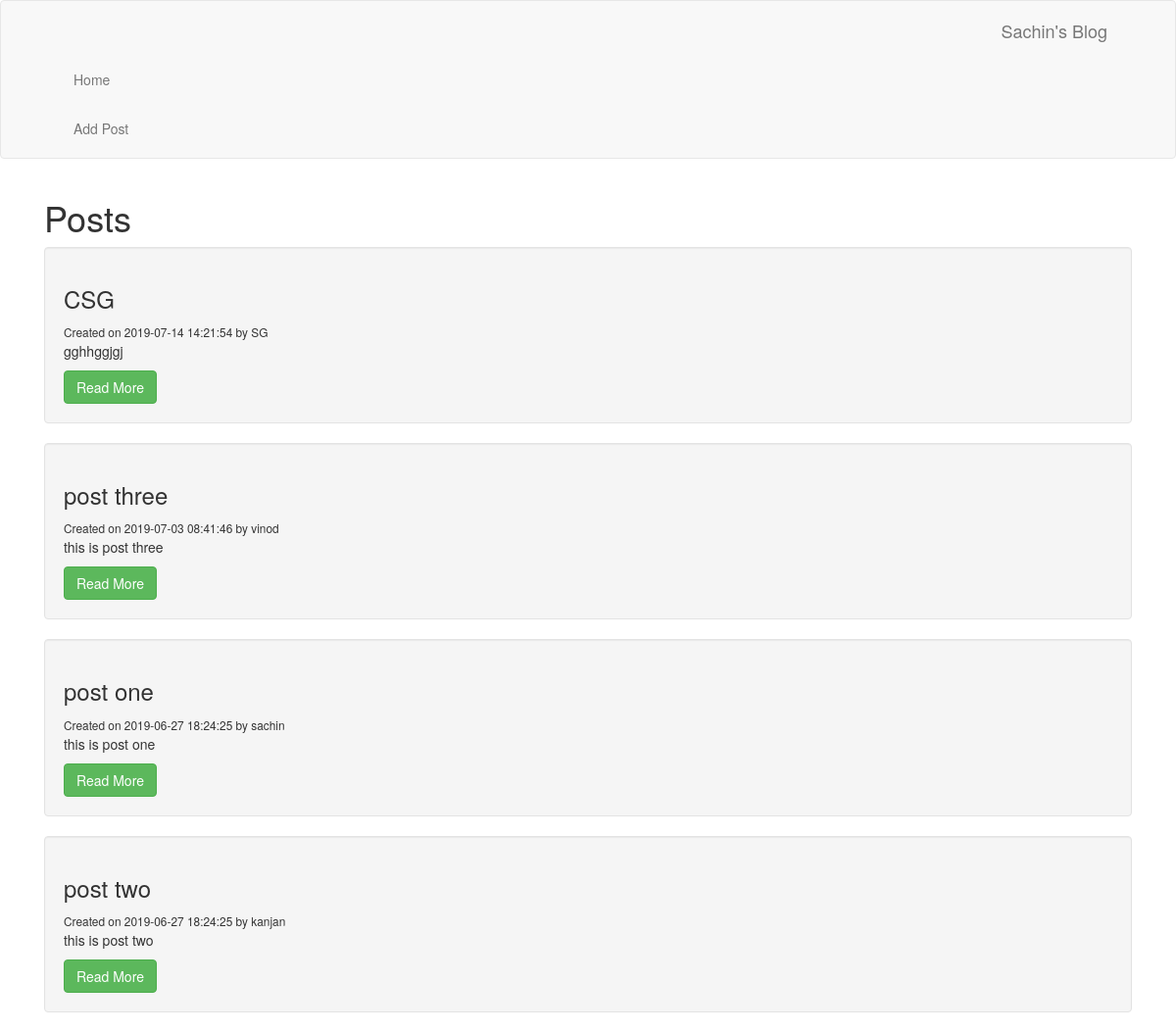
The page / on the database its author committed.
### tables this page shows
CREATE TABLE `posts` (
  `id` int(11) NOT NULL,
  `title` varchar(255) NOT NULL,
  `body` text NOT NULL,
  `author` varchar(255) NOT NULL,
  `created_at` timestamp NULL DEFAULT CURRENT_TIMESTAMP
);

### index.php (the view, shortened to what this page needs)
<?php
require ('config/db.php');
$query='SELECT * FROM posts ORDER BY created_at DESC';
$result = mysqli_query($conn,$query);
$posts = mysqli_fetch_all($result,MYSQLI_ASSOC);
?>
<?php include ('inc/header.php');?>
<div class="container">
<h1>Posts</h1>
<?php foreach ($posts as $post): ?>
		<div class="well">
		<h3><?php echo $post['title']; ?></h3>
		<small>Created on <?php echo $post['created_at']; ?> by <?php echo $post['author'];?> </small>
		<p><?php echo $post['body'];?></p>
		<a class="btn btn-success" href="post.php?id=<?php echo $post['id']; ?>">  Read More</a>
		</div>
<?php endforeach ;?>
</div>
<?php include ('inc/footer.php');?>

### inc/header.php (shortened to what this page needs)
<!DOCTYPE html>
<html>
<head>
	<link rel="stylesheet" type="text/css" href="https://bootswatch.com/4/cosmo/bootstrap.min.css">
  <link rel="stylesheet" href="https://maxcdn.bootstrapcdn.com/bootstrap/3.4.0/css/bootstrap.min.css">
</head>
<body>
<nav class="navbar navbar-default">
      <div class="container">
        <div class="navbar-header">
          <a class="navbar-brand" href="#">Sachin's Blog</a>
        </div>
        <div id="navbar" class="collapse navbar-collapse">
          <ul class="nav navbar-nav">
            <li><a href="index.php">Home</a></li>
             <li><a href="addpost.php">Add Post</a></li>
          </ul>
        </div>
      </div>
    </nav>

### inc/footer.php (shortened to what this page needs)
</body>
</html>

### rows shown on the page
posts: title "CSG", created_at "2019-07-14 14:21:54", author "SG", body "gghhggjgj"
posts: title "post three", created_at "2019-07-03 08:41:46", author "vinod", body "this is post three"
posts: title "post one", created_at "2019-06-27 18:24:25", author "sachin", body "this is post one"
posts: title "post two", created_at "2019-06-27 18:24:25", author "kanjan", body "this is post two"
